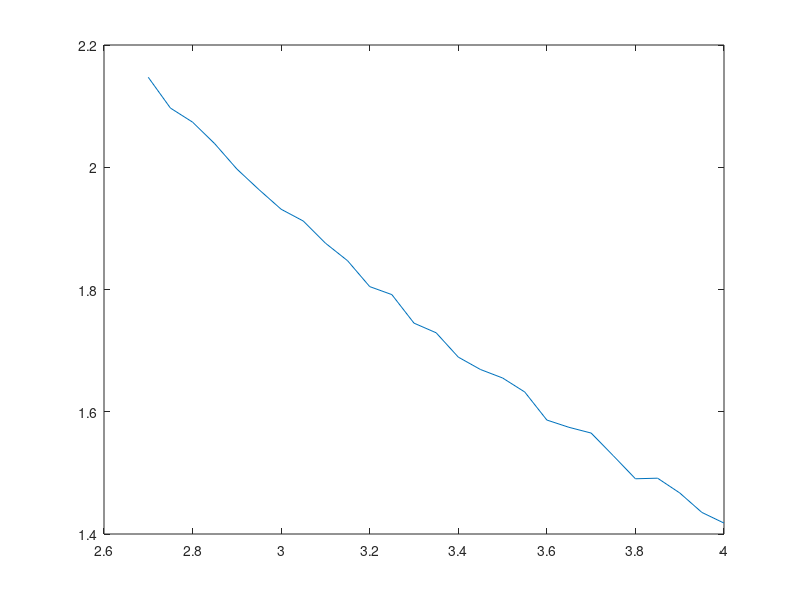
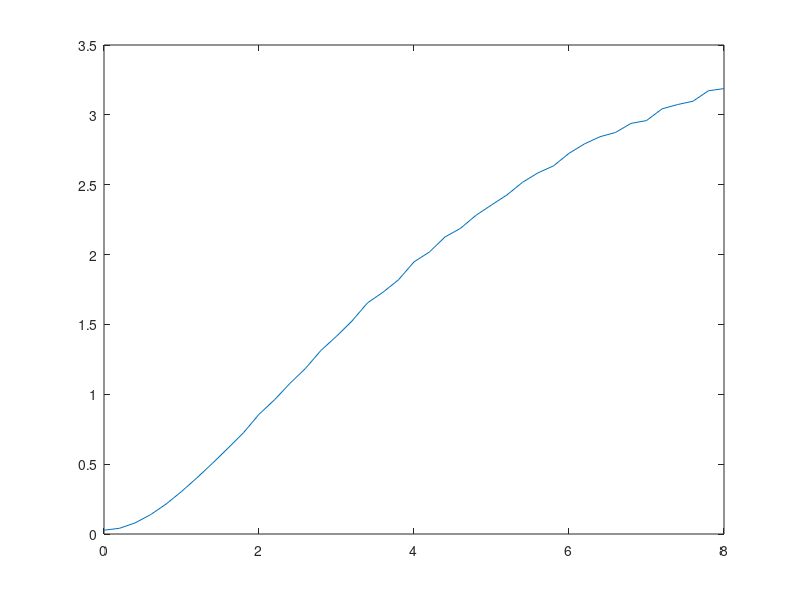

The MATLAB source for these figures, in order:
clc
clear all
close all
x= rand(1,20000)*6+1;
y= rand(1,20000)*4+1;
d1=[];
d2=[];
d3=[];
for i=1:20000
    d1(i)= sqrt((x(i)-0)^2+(y(i)-0)^2+2.25 );
    d2(i)= sqrt((x(i)-0)^2+(y(i)-6)^2+2.25 );
    d3(i)= sqrt((x(i)-8)^2+(y(i)-6)^2+2.25 );
end
xm = x - mean(x);
ym = y - mean(y);
mu = 0;
variance = 4;
% % get the power
% p1 = -5 - (10*3*log10(d1))+normrnd(mu,variance);
% p2 = -5 - (10*3*log10(d2))+normrnd(mu,variance);
% p3 = -5 - (10*3*log10(d3))+normrnd(mu,variance);
% 
% p1 = p1 - mean(p1);
% p2 = p2 - mean(p2);
% p3 = p3 - mean(p3);
% 
% pm = [p1;p2;p3];
% 
% xT = transpose(xm);
% yT = transpose(ym);
% pT = transpose(pm);
% 
% % Robs_sig = 1/20000*([ x*pT ;y*pT]);
% % %Robs_sig = transpose(RTobs_sig);
% % Robs = 1/20000*transpose([ pm*pT]);
% xpm = [mean(xm.*p1),mean(xm.*p2),mean(xm.*p3)];
% ypm= [mean(ym.*p1),mean(ym.*p2),mean(ym.*p3)];   %Rxy
% 
% obsp1 = [mean(p1.*p1),mean(p1.*p2),mean(p1.*p3)];
% obsp2 = [mean(p2.*p1),mean(p2.*p2),mean(p2.*p3)];
% obsp3 = [mean(p3.*p1),mean(p3.*p2),mean(p3.*p3)];
% Robs_sig = 1/20000*([ xpm;ypm]);
% %Robs_sig_new = transpose(RTobs_sig);
%  Robs =1/20000* transpose([ obsp1; obsp2 ;obsp3]);
% H = Robs_sig*inv(Robs);
% %%%%%%%%%%%%%%%%%%%%%%%%%%%%%%%%%%%%%%%%%%%%

xnew= rand(1,20000)*6+1;
ynew= rand(1,20000)*4+1;

for i=1:20000
    d11(i)= sqrt((xnew(i)-0)^2+(ynew(i)-0)^2+2.25 );
    d22(i)= sqrt((xnew(i)-0)^2+(ynew(i)-6)^2+2.25 );
    d33(i)= sqrt((xnew(i)-8)^2+(ynew(i)-6)^2+2.25 );
end
xm_new = xnew - mean(xnew);
ym_new = ynew - mean(ynew);


% (2) n= 2.7:0.05:4 %
MSE = [];
o= 2.7:0.05:4;

for n=2.7:0.05:4
 p1_new = -5 - (10*n*log10(d1)) + normrnd(mu,variance,1,20000);
 p2_new = -5 - (10*n*log10(d2)) + normrnd(mu,variance,1,20000);
 p3_new = -5 - (10*n*log10(d3)) + normrnd(mu,variance,1,20000);
 
 p1m_new = p1_new - mean(p1_new);
 p2m_new = p2_new - mean(p2_new);
 p3m_new = p3_new - mean(p3_new);

 xpm_new = [mean(xm.*p1m_new),mean(xm.*p2m_new),mean(xm.*p3m_new)];
 ypm_new = [mean(ym.*p1m_new),mean(ym.*p2m_new),mean(ym.*p3m_new)];

 obsp1_new = [mean(p1m_new.*p1m_new),mean(p1m_new.*p2m_new),mean(p1m_new.*p3m_new)];
 obsp2_new = [mean(p2m_new.*p1m_new),mean(p2m_new.*p2m_new),mean(p2m_new.*p3m_new)];
 obsp3_new = [mean(p3m_new.*p1m_new),mean(p3m_new.*p2m_new),mean(p3m_new.*p3m_new)];

xT = transpose(xm);
yT = transpose(ym);
% pT_new = transpose(pm_new);

Robs_sig_new = 1/20000 * [ xpm_new;ypm_new];
%Robs_sig_new = transpose(RTobs_sig);
Robs_new = 1/20000 * [obsp1_new ; obsp2_new ;obsp3_new];
H_new = Robs_sig_new * inv(Robs_new);

% To get the mse, we are testing the H on new locations:

% get the power
p11 = -5 - (10*n*log10(d11)) + normrnd(mu,variance,1,20000);
p22 = -5 - (10*n*log10(d22)) + normrnd(mu,variance,1,20000);
p33 = -5 - (10*n*log10(d33)) + normrnd(mu,variance,1,20000);

p11 = p11 - mean(p11);
p22 = p22 - mean(p22);
p33 = p33 - mean(p33);

pm_new = [p11;p22;p33];

obsp1 = [mean(p11.*p11),mean(p11.*p22),mean(p11.*p33)];
obsp2 = [mean(p22.*p11),mean(p22.*p22),mean(p22.*p33)];
obsp3 = [mean(p33.*p11),mean(p33.*p22),mean(p33.*p33)];

xT_new = transpose(xm_new);
yT_new = transpose(ym_new);
pT_new = transpose(pm_new);

% RTobs_sig = 1/20000*([ x*pT ;y*pT]);
% %Robs_sig = transpose(RTobs_sig);
Robs_newt = 1/20000 * transpose([obsp1;obsp2;obsp3]);

estimated = H_new*pm_new;
MSE = [MSE mean(sum(([xm_new;ym_new]- estimated).^2,1))];
end
%%%%%%%%%%%%%%%%%%%%%%%%%%%%%%%%%%%%%%%%%%%%%%%%%%%%%%%
plot(o,MSE)
% (3)
u = [0:0.2:8];
MSE2=[];
for variance=0:0.2:8
 p1_new1 = -5 - (10*3*log10(d1)) + normrnd(mu,variance,1,20000);
 p2_new1 = -5 - (10*3*log10(d2)) + normrnd(mu,variance,1,20000);
 p3_new1 = -5 - (10*3*log10(d3)) + normrnd(mu,variance,1,20000);
 
 p1m_new1 = p1_new1 - mean(p1_new1);
 p2m_new1 = p2_new1 - mean(p2_new1);
 p3m_new1 = p3_new1 - mean(p3_new1);

 xpm_new1 = [mean(xm.*p1m_new1),mean(xm.*p2m_new1),mean(xm.*p3m_new1)];
 ypm_new1 = [mean(ym.*p1m_new1),mean(ym.*p2m_new1),mean(ym.*p3m_new1)];

 obsp1_new1 = [mean(p1m_new1.*p1m_new1),mean(p1m_new1.*p2m_new1),mean(p1m_new1.*p3m_new1)];
 obsp2_new1 = [mean(p2m_new1.*p1m_new1),mean(p2m_new1.*p2m_new1),mean(p2m_new1.*p3m_new1)];
 obsp3_new1 = [mean(p3m_new1.*p1m_new1),mean(p3m_new1.*p2m_new1),mean(p3m_new1.*p3m_new1)];

xT = transpose(xm);
yT = transpose(ym);
% pT_new = transpose(pm_new);

Robs_sig_new1 = 1/20000 * [ xpm_new1;ypm_new1];
%Robs_sig_new = transpose(RTobs_sig);
Robs_new1 = 1/20000 * [obsp1_new1 ; obsp2_new1 ;obsp3_new1];
H_new1 = Robs_sig_new1 * inv(Robs_new1);

% To get the mse, we are testing the H on new locations:

% get the power
p111 = -5 - (10*3*log10(d11)) + normrnd(mu,variance,1,20000);
p221 = -5 - (10*3*log10(d22)) + normrnd(mu,variance,1,20000);
p331 = -5 - (10*3*log10(d33)) + normrnd(mu,variance,1,20000);

p111 = p111 - mean(p111);
p221 = p221 - mean(p221);
p331 = p331 - mean(p331);

pm_new1 = [p111;p221;p331];

obsp1 = [mean(p11.*p11),mean(p11.*p22),mean(p11.*p33)];
obsp2 = [mean(p22.*p11),mean(p22.*p22),mean(p22.*p33)];
obsp3 = [mean(p33.*p11),mean(p33.*p22),mean(p33.*p33)];

xT_new = transpose(xm_new);
yT_new = transpose(ym_new);
pT_new = transpose(pm_new);

% RTobs_sig = 1/20000*([ x*pT ;y*pT]);
% %Robs_sig = transpose(RTobs_sig);
Robs_newt = 1/20000 * transpose([obsp1;obsp2;obsp3]);

estimated1 = H_new1*pm_new1;
MSE2 = [MSE2 mean(sum(([xm_new;ym_new]- estimated1).^2,1))];
end
%%%%%%%%%%%%%%%%%%%%%%%%%%%%%%%%%%%%%%%%%%%%%%%%%%%%%%%
figure(2)
plot(u,MSE2)




